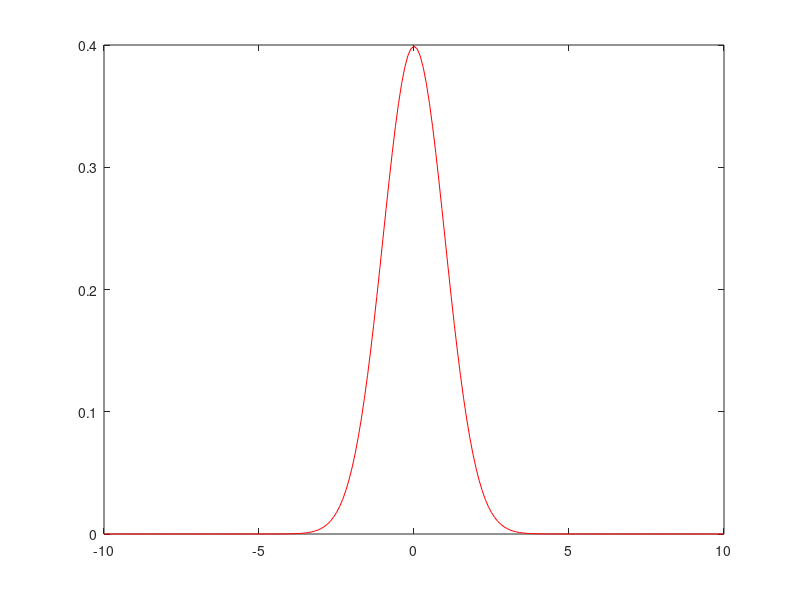

Write the MATLAB code that produced this figure. (Note: this script raises an error after producing the figure.)
%% 一维高斯函数
x = -10:0.1:10;
% x=-350:1:350;
mu=0;
sigma=1;
y = 1/(sqrt(2*pi)*sigma)*exp(-(x-mu).^2/(2*sigma^2));
plot(x,y,'r');

%% 二维高斯函数    fspecial函数    h = fspecial('gaussian',hsize,sigma);
sigma1=2;  % 方差大小
k=700;    % kernel大小
kernel=zeros(k);
m=(k+1)/2;
sigma=2*sigma1*sigma1;
for i=-1*(k-1)/2:(k-1)/2
   for j=-1*(k-1)/2:(k-1)/2
      kernel(i+m,j+m)=(-1/(pi*sigma))*exp(-1*(i^2+j^2)/(sigma));
   end
end
kernel=kernel./sum(kernel,'all');  % 归一化
figure;pcolor(kernel);shading interp;colorbar;  %绘图

h = fspecial('gaussian',700,100);
figure;pcolor(h);shading interp;colorbar;  %绘图
figure; mesh(h);
max(max(h))

